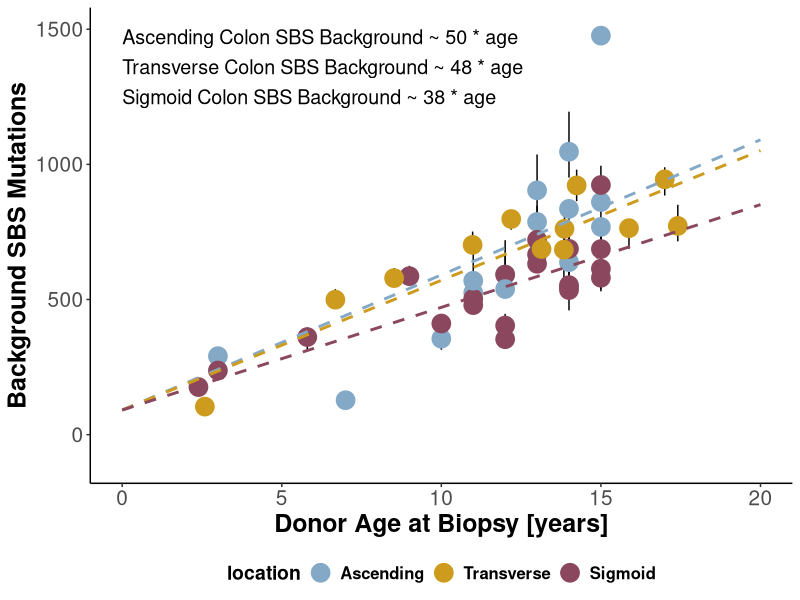
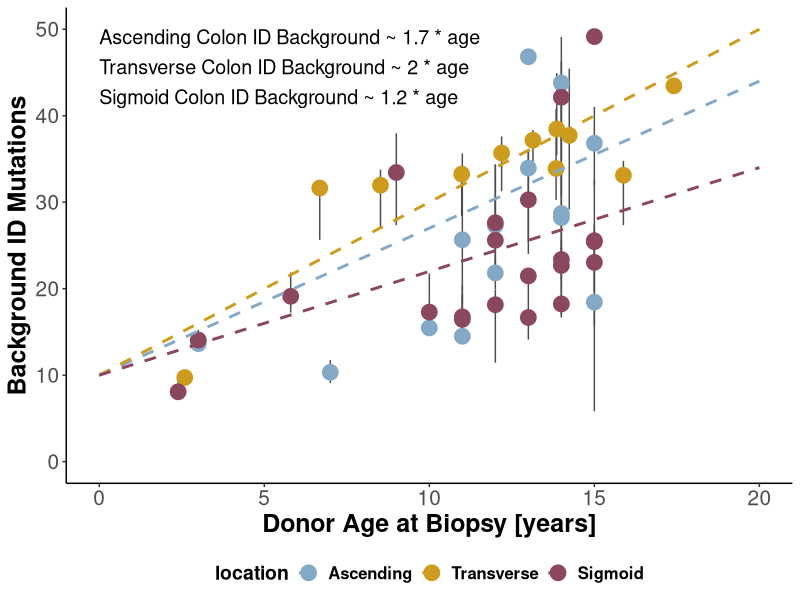
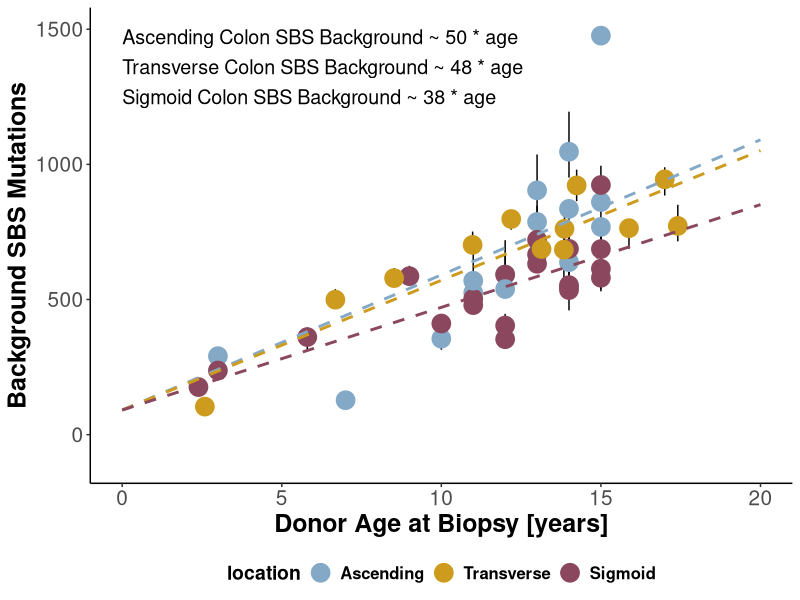
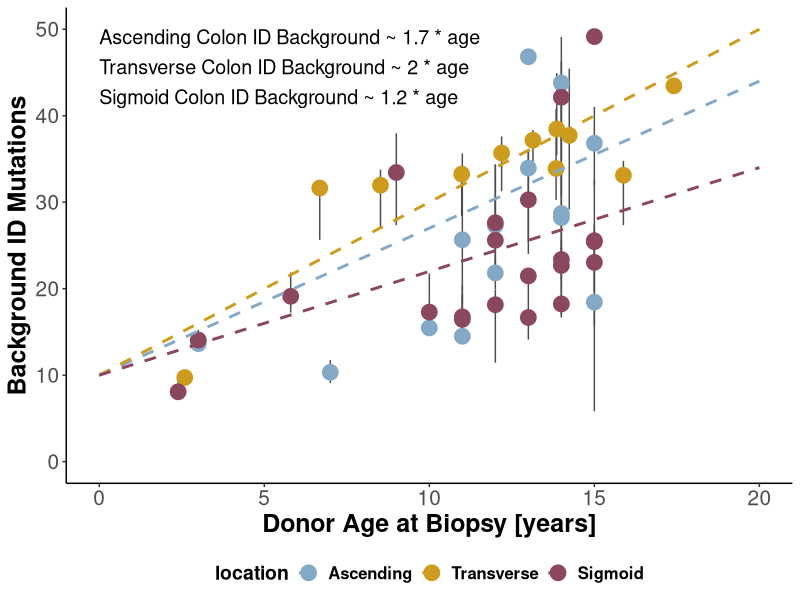

Reproduce these figures in R, in order. (Note: this script raises an error after producing the figures.)
## ---- chunk 1
knitr::opts_chunk$set(
  echo    = TRUE,
  message = FALSE,
  warning = FALSE,
  comment = "#>"
)
## ---- chunk 2
library(tidyverse)     
library(lmerTest)      
library(broom.mixed)
library(patchwork)
## ---- chunk 3
crypt_metadata <- read.csv("../Data/biopsy_metadata.csv")
crypt_signature_attributions <- read.csv("../Data/crypt_signature_attributions.csv")
## ---- chunk 4
location_levels <- c("Ascending", "Transverse", "Sigmoid")

location_cols <- c(
  `Ascending`  = "#84a9c6ff",
  Transverse = "goldenrod3",
 `Sigmoid`  = "palevioletred4"
)

rates_theme <- theme_classic() +
  theme(
    axis.text        = element_text(size = 15, vjust = 0.5, hjust = 0.5),
    axis.title       = element_text(size = 18, face = "bold"),
    strip.background = element_blank(),
    strip.placement  = "outside",
    strip.text       = element_text(size = 14, face = "bold"),
    panel.spacing.x  = unit(0.9, "cm"),
    panel.spacing.y  = unit(0, "cm"),
    legend.position  = "bottom",
    legend.title     = element_text(size = 14, face = "bold"),
    legend.text      = element_text(size = 12, face = "bold")
  )
## ---- chunk 5
# Tidy the fixed effects of an `age:location` model into a reportable table.
summarise_rate_model <- function(model, mut_type, digits = 0) {
  tidy(model, conf.int = TRUE) %>%
    filter(str_detect(term, "age:location")) %>%
    mutate(
      location  = str_remove(term, "age:location"),
      mut_type  = mut_type,
      across(c(estimate, conf.low, conf.high), ~ round(.x, digits)),
      text      = paste0(estimate, " mutations/year 95% CI [", conf.low, ", ", conf.high, "]"),
      intercept = round(lme4::fixef(model)[["(Intercept)"]], 0)
    ) %>%
    dplyr::select(
      mut_type, location,
      Estimate = estimate,
      lower_ci = conf.low,
      upper_ci = conf.high,
      text, intercept
    )
}

# Expand a rate summary into per-location fitted lines across an age grid.
make_fit_lines <- function(rate_summary, age_grid = seq(0, 20, length.out = 200)) {
  rate_summary %>%
    dplyr::select(location, intercept, slope = Estimate) %>%
    crossing(age = age_grid) %>%
    mutate(
      fit      = intercept + slope * age,
      location = factor(location, levels = location_levels)
    )
}

# One label per location, stacked vertically via a `vjust` column.
make_rate_labels <- function(rate_summary, prefix) {
  rate_summary %>%
    transmute(
      location = factor(location, levels = location_levels),
      label    = paste0(location, " Colon ", prefix, " ~ ", Estimate, " * age")
    ) %>%
    arrange(location) %>%
    mutate(vjust = seq(1, by = 2, length.out = n()))
}

# Fixed-effect table with usable column names (`as.data.frame` keeps the
# original names; `data.frame` would mangle them to `Std..Error` / `Pr...t..`).
coef_table <- function(model) {
  as.data.frame(summary(model)$coefficients) %>%
    rownames_to_column("variable") %>%
    dplyr::rename(std_error = `Std. Error`, pvalue = `Pr(>|t|)`)
}
## ---- chunk 6
crypt_attributions <- crypt_signature_attributions %>%
  left_join(crypt_metadata, by = c("patient", "biopsy")) %>%
  mutate(
    # Sensitivity-adjust the SBS and ID burdens
    across(starts_with("SBS"), ~ as.numeric(.x) / sensitivitySBS),
    snv_muts   = as.numeric(snv_total_burden) / sensitivitySBS,
    indel_muts = as.numeric(indel_total_burden) / sensitivityID,
    # Background SBS burden (computed after the adjustment above)
    SBSBackground = SBS1 + SBS5 + SBS18
  )
## ---- chunk 7
background_df <- crypt_attributions %>%
  filter(
    cohort != "IBD",
    colonoscopy_finding != "FAP",
    biopsy_SBS89_ID83C_pos == FALSE,
    patient_colibactin_pos == FALSE
  ) %>%
  
  filter(location %in% location_levels) %>%
  # Retain crypts with clonal indel calls only
  filter(indel_median_vaf > 0.3)
## ---- chunk 8
n_distinct(background_df$patient)
## ---- chunk 9
age_only_lmer         <- lmer(SBSBackground ~ age + (1 | patient), data = background_df)
age_location_lmer     <- lmer(SBSBackground ~ age:location + (1 | patient), data = background_df)
## ---- chunk 10
# AIC improves when location is included
AIC(age_only_lmer, age_location_lmer)
## ---- chunk 11
anova(age_only_lmer, age_location_lmer)
## ---- chunk 12
sbs_summary <- summarise_rate_model(age_location_lmer, mut_type = "SBS", digits = 0)
sbs_summary
## ---- chunk 13
sbs_biopsy_sum <- background_df %>%
  group_by(biopsy) %>%
  summarise(
    SBSBackground_median = median(SBSBackground, na.rm = TRUE),
    SBSBackground_lwr    = unname(quantile(SBSBackground, 0.25, na.rm = TRUE)),
    SBSBackground_upr    = unname(quantile(SBSBackground, 0.75, na.rm = TRUE)),
    age                  = median(age, na.rm = TRUE),
    location             = dplyr::first(location),
    cohort               = dplyr::first(cohort),
    site                 = dplyr::first(site),
    crypts               = n(),
    biopsy_SBS89_ID83C_pos  = dplyr::first(biopsy_SBS89_ID83C_pos),
    patient_colibactin_pos = as.factor(max(patient_colibactin_pos)),
    patient              = dplyr::first(patient),
    .groups = "drop"
  ) %>%
  mutate(
    location = factor(location, levels = location_levels),
    rate     = SBSBackground_median / age
  )
## ---- chunk 14
sbs_lines  <- make_fit_lines(sbs_summary)
sbs_labels <- make_rate_labels(sbs_summary, prefix = "SBS Background")
## ---- chunk 15
sbs_plot <- ggplot(sbs_biopsy_sum, aes(x = age, y = SBSBackground_median, colour = location)) +

  # Per-biopsy point and IQR error bar
  geom_errorbar(
    aes(ymin = SBSBackground_lwr, ymax = SBSBackground_upr),
    width = 0, colour = "black"
  ) +
  geom_point(size = 6) +

  # Fitted slope per location
  geom_line(
    data = sbs_lines, aes(x = age, y = fit, colour = location),
    linewidth = 1, linetype = "dashed"
  ) +

  # Annotate each location's rate
  geom_text(
    data = sbs_labels, aes(x = 0, y = 1500, label = label, vjust = vjust),
    inherit.aes = FALSE, hjust = 0, size = 5, colour = "black"
  ) +

  scale_colour_manual(values = location_cols) +
  scale_x_continuous(limits = c(0, 20)) +
  scale_y_continuous(limits = c(-100, 1500)) +
  labs(x = "Donor Age at Biopsy [years]", y = "Background SBS Mutations") +
  rates_theme

sbs_plot
## ---- chunk 16
ggsave("../Figure1/sbs_rates.svg", sbs_plot, width = 12, height = 8)
## ---- chunk 17
indel_age_only_lmer     <- lmer(indel_muts ~ age + (1 | patient), data = background_df)
indel_age_location_lmer <- lmer(indel_muts ~ age:location + (1 | patient), data = background_df)
## ---- chunk 18
AIC(indel_age_only_lmer, indel_age_location_lmer)
## ---- chunk 19
anova(indel_age_only_lmer, indel_age_location_lmer)
## ---- chunk 20
id_summary <- summarise_rate_model(indel_age_location_lmer, mut_type = "ID", digits = 1)
id_summary
## ---- chunk 21
id_biopsy_sum <- background_df %>%
  ungroup() %>%
  # Flatten any list-columns carried through from the attribution table
  mutate(across(everything(), ~ unlist(.x))) %>%
  group_by(biopsy) %>%
  summarise(
    IDBackground_median = median(indel_muts, na.rm = TRUE),
    IDBackground_lwr    = unname(quantile(indel_muts, 0.25, na.rm = TRUE)),
    IDBackground_upr    = unname(quantile(indel_muts, 0.75, na.rm = TRUE)),
    age                 = median(age, na.rm = TRUE),
    cohort              = dplyr::first(cohort),
    site                = dplyr::first(site),
    location            = dplyr::first(location),
    patient_colibactin_pos = as.factor(max(patient_colibactin_pos)),
    patient             = dplyr::first(patient),
    .groups = "drop"
  ) %>%
  mutate(
    site     = factor(site, levels = c("Left", "Right")),
    location = factor(location, levels = location_levels)
  )
## ---- chunk 22
id_lines  <- make_fit_lines(id_summary)
id_labels <- make_rate_labels(id_summary, prefix = "ID Background")
## ---- chunk 23
id_plot <- ggplot(id_biopsy_sum, aes(x = age, y = IDBackground_median, colour = location)) +

  geom_errorbar(
    aes(ymin = IDBackground_lwr, ymax = IDBackground_upr),
    width = 0, colour = "grey30"
  ) +
  geom_point(size = 5) +

  geom_line(
    data = id_lines, aes(x = age, y = fit, colour = location),
    linewidth = 1, linetype = "dashed"
  ) +

  geom_text(
    data = id_labels, aes(x = 0, y = 50, label = label, vjust = vjust),
    inherit.aes = FALSE, hjust = 0, size = 5, colour = "black"
  ) +

  scale_colour_manual(values = location_cols) +
  scale_x_continuous(limits = c(0, 20)) +
  scale_y_continuous(limits = c(0, 50)) +
  labs(x = "Donor Age at Biopsy [years]", y = "Background ID Mutations") +
  rates_theme

id_plot
## ---- chunk 24
ggsave("../Figure1/id_rates.svg", id_plot, width = 12, height = 8)
## ---- chunk 25
background_rates_summary <- bind_rows(sbs_summary, id_summary) %>%
  dplyr::select(-text)

write.csv(
  background_rates_summary,
  "../Data/background_mutation_rates.csv",
  quote = FALSE, row.names = FALSE
)
## ---- chunk 26
compare_cohort_df <- crypt_attributions %>%
  filter(biopsy_SBS89_ID83C_pos == FALSE, patient_colibactin_pos == FALSE)%>%
  mutate(cohort=factor(cohort,levels=c("Normal" ,"IBD")))
## ---- chunk 27
age_location_ibd_included_lmer <- lmer(
  SBSBackground ~ age:site + (1 | patient),
  data = compare_cohort_df
)
age_location_cohort_lmer <- lmer(
  SBSBackground ~ age:site + cohort + (1 | patient),
  data = compare_cohort_df
)
## ---- chunk 28
anova(age_location_cohort_lmer, age_location_ibd_included_lmer)
## ---- chunk 29
cohort_comparison_conf_int <- as.data.frame(confint(age_location_cohort_lmer)) %>%
  rownames_to_column("variable") %>%
  dplyr::rename(lower_ci = `2.5 %`, upper_ci = `97.5 %`)

cohort_comparison_summary <- coef_table(age_location_cohort_lmer) %>%
  left_join(cohort_comparison_conf_int, by = "variable") %>%
  mutate(
    across(c(Estimate, lower_ci, upper_ci), ~ round(.x, digits = 0)),
    pvalue = round(pvalue, digits = 3),
    text   = paste0(Estimate, " mutations 95% CI [", lower_ci, ", ", upper_ci, "]")
  ) %>%
  dplyr::select(variable, Estimate, pvalue, text)
## ---- chunk 30
cohort_comparison_summary
## ---- chunk 31
signature_models <- c("SBS1", "SBS5", "SBS18") %>%
  set_names() %>%
  map(~ lmer(
    as.formula(paste0(.x, " ~ age:site + cohort + (1 | patient)")),
    data = compare_cohort_df
  ))

# Signs are flipped to absolute values because the Normal cohort has the lower rate
signature_effects <- signature_models %>%
  map_dfr(
    ~ coef_table(.x) %>%
      filter(variable == "cohortIBD") %>%
      transmute(
        estimate = round(abs(Estimate), 0),
        lower_ci = abs(round(Estimate + 1.96 * std_error, 0)),
        upper_ci = abs(round(Estimate - 1.96 * std_error, 0)),
        pvalue   = round(pvalue, 3)
      ),
    .id = "signature"
  ) %>%
  mutate(text = paste0(estimate, " mutations 95% CI [", lower_ci, ", ", upper_ci, "], p = ", pvalue))

signature_effects
## ---- chunk 32
indel_age_location_cohort_lmer <- lmer(
  indel_muts ~ age:site + cohort + (1 | patient),
  data = compare_cohort_df
)
## ---- chunk 33
id_ibd_conf <- as.data.frame(confint(indel_age_location_cohort_lmer)) %>%
  rownames_to_column("variable") %>%
  dplyr::rename(lower_ci = `2.5 %`, upper_ci = `97.5 %`)

id_ibd_summary <- coef_table(indel_age_location_cohort_lmer) %>%
  left_join(id_ibd_conf, by = "variable") %>%
  mutate(
    across(c(Estimate, lower_ci, upper_ci), ~ (round(.x, digits = 1))),
    pvalue=round(pvalue,4),
    text = paste0(Estimate, " mutations/year 95% CI [", lower_ci, ", ", upper_ci, "]")
  ) %>%
  dplyr::select(variable, Estimate, pvalue, text)

id_ibd_summary
## ---- chunk 34
sbs_pvalue=paste0('P = ',cohort_comparison_summary[cohort_comparison_summary$variable=='cohortIBD',]$pvalue)

sbs_ibd_compare<-ggplot(data=compare_cohort_df,aes(x=cohort,y=snv_total_burden))+
  geom_boxplot(fill='grey40')+
  labs(x='',y='SBS Background mutation burden')+
  scale_x_discrete(labels=c('Histologically Normal','Inflammatory Bowel\nDisease'))+
  theme_classic()+
  geom_text(aes(label = sbs_pvalue, y = 0.98*2100, x = 1.5),size=6)+
  geom_segment(aes(x = 1, xend = 2, y = 0.96*2100, yend = 0.96*2100),color='grey20', inherit.aes = FALSE, size = 0.6) +
  geom_segment(aes(x = 1, xend = 1, y = 0.96*2100,yend = 0.94*2100),  color='grey20',inherit.aes = FALSE, size = 0.6) +
  geom_segment(aes(x = 2, xend = 2, y = 0.96*2100, yend = 0.94*2100),  color='grey20',inherit.aes = FALSE, size = 0.6) +
  
  theme(axis.title=element_text(face='bold',size=20),
        axis.text.x=element_text(face='bold',size=20),
        axis.text.y=element_text(size=16))
## ---- chunk 35
id_pvalue=paste0('P = ',round(id_ibd_summary[id_ibd_summary$variable=='cohortIBD',]$pvalue,3))

id_ibd_compare<-ggplot(data=compare_cohort_df,aes(x=cohort,y=indel_total_burden))+
  geom_boxplot(fill='grey40')+
  labs(x='',y='ID Background mutation burden')+
  scale_x_discrete(labels=c('Histologically Normal','Inflammatory Bowel\nDisease'))+
  theme_classic()+
  geom_text(aes(label = id_pvalue, y = 0.98*130, x = 1.5),size=6)+
  geom_segment(aes(x = 1, xend = 2, y = 0.96*130, yend = 0.96*130),color='grey20', inherit.aes = FALSE, size = 0.6) +
  geom_segment(aes(x = 1, xend = 1, y = 0.96*130,yend = 0.94*130),  color='grey20',inherit.aes = FALSE, size = 0.6) +
  geom_segment(aes(x = 2, xend = 2, y = 0.96*130, yend = 0.94*130),  color='grey20',inherit.aes = FALSE, size = 0.6) +
  
  theme(axis.title=element_text(face='bold',size=20),
        axis.text.x=element_text(face='bold',size=20),
        axis.text.y=element_text(size=16))
## ---- chunk 36
svglite::svglite('../Supplementary_Figures/compare_background_muts_ibd_normal.svg',width=16,height=10)
sbs_ibd_compare+id_ibd_compare
dev.off()
## ---- chunk 37
structural_variant_df <- read.csv("../Data/structural_variants.csv")

# De-duplicate on the breakpoint coordinates themselves. Pasting the fields into
# a single string without a separator can collide (e.g. 1 + 23 vs 12 + 3).
unique_svs <- structural_variant_df %>%
  distinct(chromosome1, start1, start2, patient, .keep_all = TRUE)
## ---- chunk 38
cat(
  sprintf("Unique structural variants:    %d\n", nrow(unique_svs)),
  sprintf("Crypts with a structural variant: %d\n", n_distinct(structural_variant_df$crypt)),
  sprintf("Unique SVs in PD65118:         %d\n", sum(unique_svs$patient == "PD65118")),
  sep = ""
)
## ---- chunk 39
count(unique_svs, type)
## ---- chunk 40
# `crypt_attributions` already carries the biopsy metadata, so no further join
# to `crypt_metadata` is needed (that would duplicate every column as .x / .y).
test_sv_enrichment_df <- structural_variant_df %>%
  count(crypt, name = "structural_variants") %>%
  right_join(crypt_attributions, by = "crypt") %>%
  mutate(structural_variants = replace_na(structural_variants, 0))

sv_enrichment_lmer <- lmer(
  structural_variants ~ patient_colibactin_pos + age + (1 | patient),
  data = test_sv_enrichment_df
)

sv_effect <- coef_table(sv_enrichment_lmer) %>%
  filter(variable == "patient_colibactin_posTRUE") %>%
  transmute(
    estimate = round(Estimate, 2),
    lower_ci = round(Estimate - 1.96 * std_error, 2),
    upper_ci = round(Estimate + 1.96 * std_error, 2),
    pvalue   = round(pvalue, 3)
  )

cat(sprintf(
  "Estimate: %s [%s, %s], p = %s\n",
  sv_effect$estimate, sv_effect$lower_ci, sv_effect$upper_ci, sv_effect$pvalue
))
## ---- chunk 41
sessionInfo()
